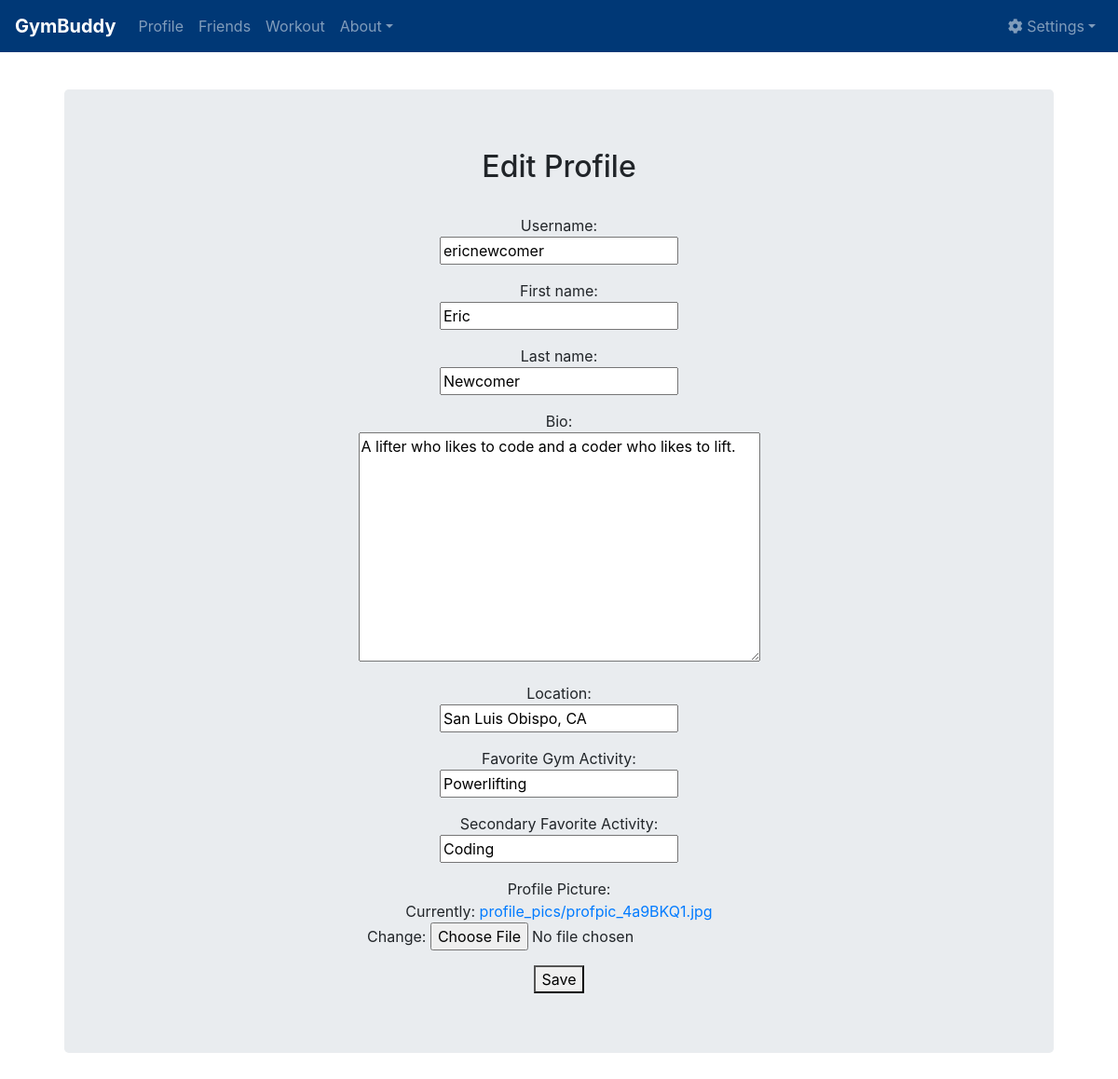
/profile_edit/ (signed in), run on the app's committed database.
### main/models.py (models this page shows, shortened)
class Profile(models.Model):
    user = models.OneToOneField(User, on_delete=models.CASCADE)
    bio = models.TextField(max_length=500, blank=True)
    location = models.CharField(max_length=30, blank=True)
    activity1 = models.CharField(max_length=50, blank=True)
    activity2 = models.CharField(max_length=50, blank=True)
    website = models.CharField(max_length=100, blank=True)
    image = models.ImageField(upload_to='profile_pics', default='profile_pics/default.png')
    objects = models.Manager()

### main/views.py (the view)
# urls.py: path('profile_edit/', views.profile_edit, name='profile_edit'),
@login_required
def profile_edit(request):
    if request.method == 'POST':
        user_form = UserForm(request.POST, instance=request.user)
        profile_form = ProfileForm(
            request.POST, request.FILES, instance=request.user.profile)
        if user_form.is_valid() and profile_form.is_valid():
            user_form.save()
            profile_form.save()
            print('Profile successfully updated.')
            return redirect('/profile')
        else:
            print('Error!')
    else:
        user_form = UserForm(instance=request.user)
        profile_form = ProfileForm(instance=request.user.profile)
    return render(request, 'main/profile_edit.html', {
        'user_form': user_form,
        'profile_form': profile_form,
    })

### main/forms.py
class UserForm(forms.ModelForm):
    username = forms.CharField(max_length=30, required=False, help_text="Username:")
    first_name = forms.CharField(max_length=30, required=False, help_text="First name:")
    last_name = forms.CharField(max_length=30, required=False, help_text="Last name:")
    class Meta:
        model = User
        fields = ('username', 'first_name', 'last_name')

class ProfileForm(forms.ModelForm):
    bio = forms.CharField(max_length=500, required=False, help_text="Bio:", widget=forms.Textarea)
    location = forms.CharField(max_length=30, required=False, help_text="Location:")
    activity1 = forms.CharField(max_length=50, required = False, help_text="Favorite Gym Activity:")
    activity2 = forms.CharField(max_length=50, required = False, help_text="Secondary Favorite Activity:")
    image = forms.ImageField()
    class Meta:
        model = Profile
        fields = ('bio', 'location', 'activity1', 'activity2', 'image')

### main/templates/main/profile_edit.html (shortened to what this page needs)
{% extends "main/base.html" %} {% block content %} {% load static %} {% include "main/navbar.html" %}
<div class="jumbotron">
    <div class="main-jumbo">
        <h2>Edit Profile</h2>
        <br>
        <form method="POST" action="/profile_edit/" enctype="multipart/form-data">
            <div class="col-md-12">
                {% for field in user_form %}
                <p>
                    {{ field.help_text }}
                    <br> {{ field }} {% endfor %}
                </p>
                {% for field in profile_form %}
                <p>
                    {% if field == profile_form.image %}
                    Profile Picture:
                    <br>
                    {{ profile_form.image }}
                    {% else %}
                    {{ field.help_text }}
                    <br> {{ field }}
                    {% endif %}
                    {% endfor %}
                </p>
            </div>
            <button type="submit">Save
            </button>
        </form>
    </div>
</div>
{% endblock %}

### main/static/main/base.css (style rules this page uses)
body { padding-top: 5rem; }
.main-jumbo { margin-left: 3%; margin-right: 3%; }

### data on the page
Profile: profile_form "A lifter who likes to code and a coder who likes to lift." "San Luis Obispo, CA" "Powerlifting" "Coding"

### other printed values
{{ field.help_text }} "Username:" "First name:" "Last name:"
{{ field.help_text }} "Bio:" "Location:" "Favorite Gym Activity:" "Secondary Favorite Activity:"
